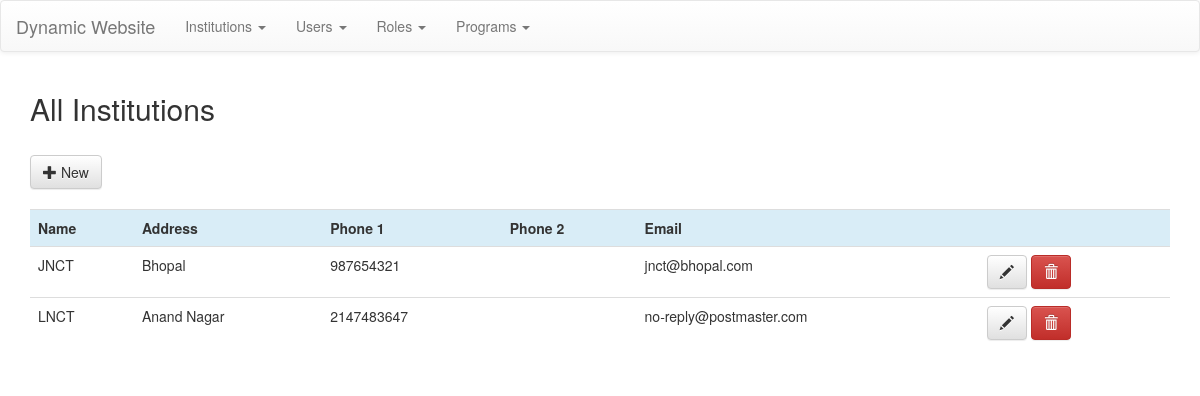
The page / on the database its author committed.
### tables this page shows
CREATE TABLE `institutions` (
  `id` int(11) NOT NULL,
  `institution_name` varchar(255) NOT NULL,
  `institution_add` text,
  `institution_phone1` int(11) DEFAULT NULL,
  `institution_phone2` int(11) DEFAULT NULL,
  `institution_email` varchar(255) DEFAULT NULL
);

### application/controllers/Institutions.php (called while the page is built, shortened)
<?php
    class Institutions extends CI_Controller{
        public function index(){
            $data['institutions'] = $this->institutions_model->get_institutions();
            $this->load->view('templates/header');
            $this->load->view('institutions/all',$data);
            $this->load->view('templates/footer');
        }
    }

### index.php (called while the page is built, shortened)
<?php
require_once BASEPATH.'core/CodeIgniter.php';

### application/models/Institutions_model.php (called while the page is built, shortened)
<?php
    class Institutions_model extends CI_Model{
        public function get_institutions(){
            $this->db->order_by('institution_name');
            $query = $this->db->get('institutions');
            return $query->result();
        }
    }

### application/views/institutions/all.php (the view)
<div class="container">
    <h2>All Institutions</h2><br>
    <a class="btn btn-default" href="<?php echo base_url().'institutions/new_institution'; ?>"><span class="glyphicon glyphicon-plus" aria-hidden="true"></span> New</a>
    <br><br>
    <div class="table-responsive">
        <table class="table">
            <tbody>
                <tr class="info">
                    <th>Name</th>
                    <th>Address</th>
                    <th>Phone 1</th>
                    <th>Phone 2</th>
                    <th>Email</th>
                    <th></th>
                </tr>
                <?php foreach($institutions as $ins): ?>
                    <tr>
                        <td><?php echo $ins->institution_name; ?></td>
                        <td><?php echo $ins->institution_add; ?></td>
                        <td><?php echo $ins->institution_phone1; ?></td>
                        <td><?php echo $ins->institution_phone2; ?></td>
                        <td><?php echo $ins->institution_email; ?></td>
                        <td>
                            <a href="<?php echo base_url().'institutions/edit_institution/'.$ins->id; ?>" class="btn btn-default"><span class="glyphicon glyphicon-pencil" aria-hidden="true"></span></a>
                            <a href="<?php echo base_url().'institutions/delete_institution/'.$ins->id; ?>" class="btn btn-danger"><span class="glyphicon glyphicon-trash" aria-hidden="true"></span></a>
                        </td>
                    </tr>
                <?php endforeach; ?>
            </tbody>
        </table>
    </div>
</div>

### rows shown on the page
institutions: institution_name "JNCT", institution_add "Bhopal", institution_phone1 "987654321", institution_email "jnct@bhopal.com"
institutions: institution_name "LNCT", institution_add "Anand Nagar", institution_phone1 "2147483647", institution_email "no-reply@postmaster.com"
